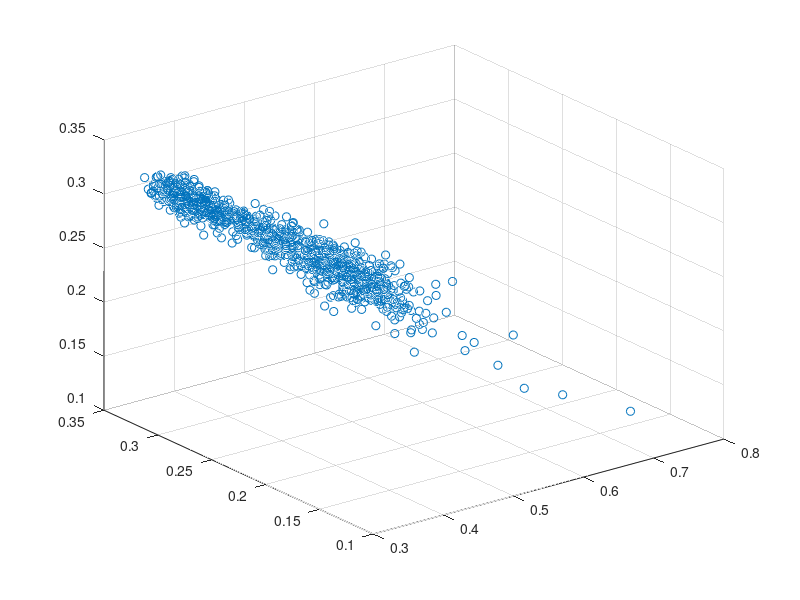

Reproduce this figure in MATLAB. (Note: this script raises an error after producing the figure.)
% Script to demonstrate feature space segmentation
% using a k-means algorithm.  The chosen features are
% colour-space coordinates.
load bloodcells;
close all; figure (1);
imagesc(bc1);

disp('First Image');
disp('Any key to continue....');
pause;

R1 = double(bc1(:,:,1));
G1 = double(bc1(:,:,2));
B1 = double(bc1(:,:,3));

X = R1./(R1+G1+B1);
Y = G1./(R1+G1+B1);
Z = B1./(R1+G1+B1);

disp('Feature Space: Trichromatic coefficients');
disp('1/10th of all pixels used (for speed)');
disp('Any key to continue....');
scatter3(X(1:10:end),Y(1:10:end),Z(1:10:end));
pause;

C = [X(1:10:end);Y(1:10:end);Z(1:10:end)]';

[class,mu]=dkmeans(C,2,50);

disp('Feature Space: After 50 iterations of k-means');
disp('Any key to continue....');
scatter3(C(:,1),C(:,2),C(:,3),5,class);
pause;

% Repeat classification with full data set (don't actually need to re-run
% cluster finding....)
C = [X(1:end);Y(1:end);Z(1:end)]';
class = mineudistclassifier(C,mu);


disp('Minimum distance classification based on k-means clusters');
disp('Any key to continue....');
figure(3);
subplot(1,2,1);imagesc(bc1);
subplot(1,2,2);imagesc(-reshape(class,[size(bc2,1),size(bc1,2)]));
pause;

%%%%%%%%%%%%%%%%%%%%%%%%%%%%%%%%%%%%%%%%%%%%%%%%%%%%%%%%%%%%%%%%%%%%%%%%%%%%%%
close all; figure(1);
imagesc(bc2);
disp('Second Image');
disp('Any key to continue....');
pause;


R1 = double(bc2(:,:,1));
G1 = double(bc2(:,:,2));
B1 = double(bc2(:,:,3));

X = R1./(R1+G1+B1);
Y = G1./(R1+G1+B1);
Z = B1./(R1+G1+B1);

disp('Feature Space: Trichromatic coefficients');
disp('1/10th of all pixels used (for speed)');
disp('Any key to continue....');
scatter3(X(1:10:end),Y(1:10:end),Z(1:10:end));
pause;

C = [X(1:10:end);Y(1:10:end);Z(1:10:end)]';

[class,mu]=dkmeans(C,3,50);

disp('Feature Space: After 50 iterations of k-means');
disp('Any key to continue....');
scatter3(C(:,1),C(:,2),C(:,3),5,class);
pause;

% Repeat with full data set (don't actually need to re-run
% cluster finding....)
C = [X(1:end);Y(1:end);Z(1:end)]';
class = mineudistclassifier(C,mu);

figure(2);
subplot(1,2,1);imagesc(bc2);
subplot(1,2,2);imagesc(reshape(class,[size(bc2,1),size(bc1,2)]));
